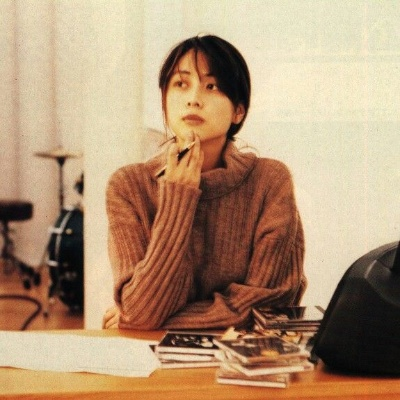
#> input picture CLASE3/zard.jpg, 400 x 400 px, given in place of the camera
$ python intro_bordes.py   (older library calls are emulated)
#> lines starting #> are read from the running program, lines starting #| are printed output that depends on the picture; after the words box and inside, x2 and y2 are one past the last pixel; in counts of white or black regions, pixels touching at a corner belong together
import numpy as np
import cv2
cap=cv2.VideoCapture(1)
#definir kernels
#kernel 1
Hx=np.array([[-1,0,1],
             [-1,0,1],
             [-1,0,1]])
Hy=np.array([[-1,-1,-1],
             [0,0,0],
             [1,1,1]])
while True:
    ret,frame=cap.read()
#> frame is the input picture: shape (400, 400, 3); mean B, G, R 117.6, 147.7, 178.6
    #convertir a gris
    gris=cv2.cvtColor(frame,cv2.COLOR_BGR2GRAY)
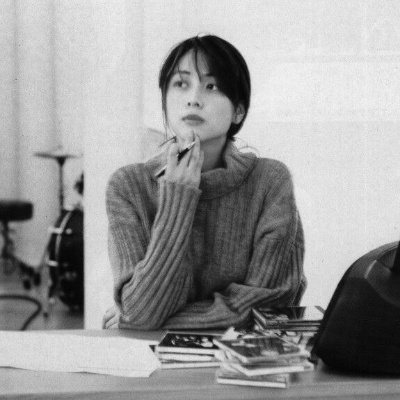
#> gris: shape (400, 400); min 2, max 246, mean 153.5
    #filtrado gaussiano
    gris=cv2.GaussianBlur(gris,(3,3),1)
    #ecualizar el histograma
    gris=cv2.equalizeHist(gris)
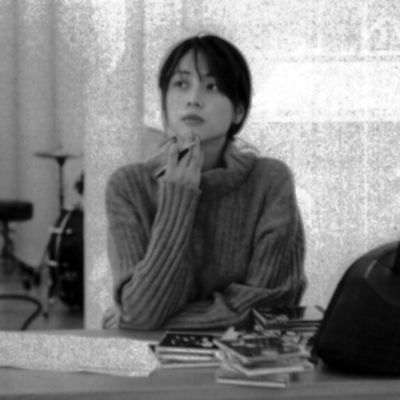
#> gris: shape (400, 400); min 0, max 255, mean 128.5
    #realizar la operación de convolución 2d
    outputx=cv2.filter2D(gris,-1,kernel=Hx)
    outputx=outputx.astype(np.float)
    outputy=cv2.filter2D(gris,-1,kernel=Hy)
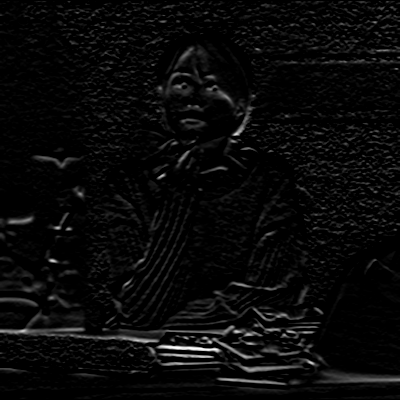
#> outputy: shape (400, 400); min 0, max 255, mean 9.2
    outputy=outputy.astype(np.float)

    outputxy=np.sqrt(outputx**2+outputy**2)
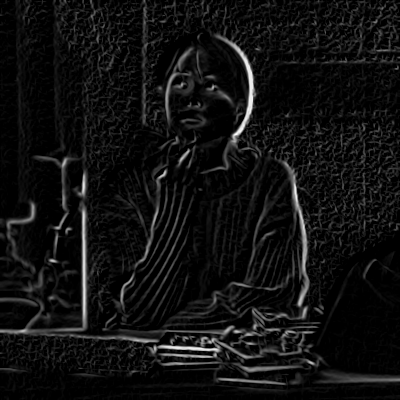
#> outputxy: shape (400, 400) float64; min 0, max 274.1, mean 18.2; drawn with min black and max white
    #realizar una binarización
    binx=np.where(outputx>=25,255,0)
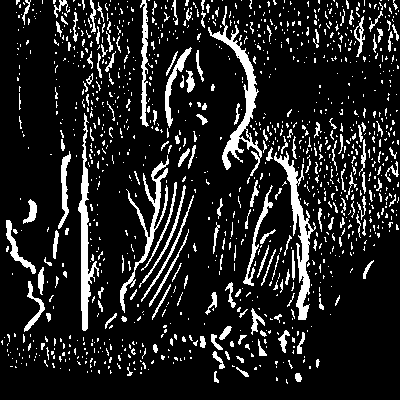
#> binx: shape (400, 400) int64; 13.4% white; 1172 white regions (1000 under 20 px), largest, box (x1, y1, x2, y2) and area: (208, 6, 262, 176) 1655, (274, 151, 316, 320) 1584, (78, 113, 99, 331) 1370
    biny=np.where(outputy>=25,255,0)
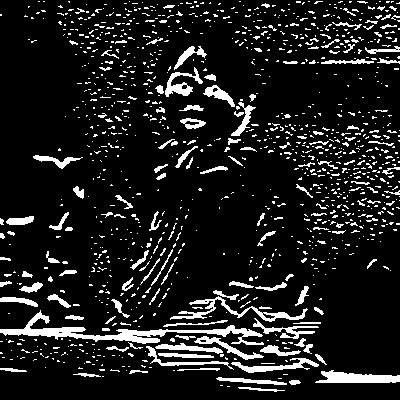
#> biny: shape (400, 400) int64; 11.7% white; 1160 white regions (1018 under 20 px), largest, box (x1, y1, x2, y2) and area: (0, 310, 264, 345) 1969, (170, 296, 308, 322) 727, (315, 370, 400, 383) 719
    binxy=np.where(outputxy>=25,255,0)
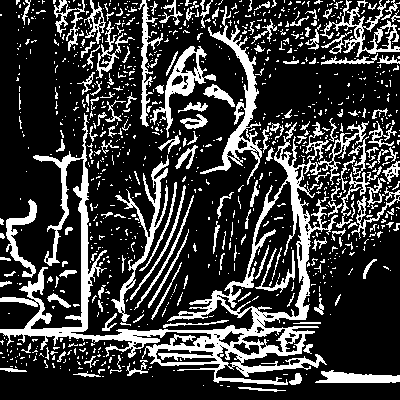
#> binxy: shape (400, 400) int64; 23.4% white; 1016 white regions (844 under 20 px), largest, box (x1, y1, x2, y2) and area: (0, 113, 369, 385) 13385, (200, 6, 262, 185) 2095, (111, 155, 169, 322) 1393
    binx=np.uint8(binx)
    biny=np.uint8(biny)
    binxy=np.uint8(binxy)
    cv2.imshow("IMAGEN ORIGINAL",frame)
    cv2.imshow("IMAGEN BINARIA XY",binxy)
    if cv2.waitKey(1)==ord("s"):
#> (key Esc is pressed here)
        cap.release()
        cv2.destroyAllWindows()

$ run again, on CLASE3/izumi.png
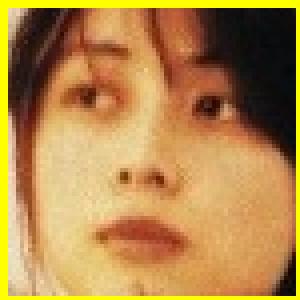
#> input picture CLASE3/izumi.png, 75 x 75 px, given in place of the camera (shown 4 times larger)
#> frame is the input picture: shape (75, 75, 3); mean B, G, R 73.9, 136.4, 180.7
#> `binx=np.where(outputx>=25,255,0)`:
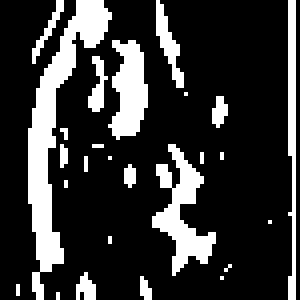
#> binx: shape (75, 75) int64 (shown 4 times larger); 20.8% white; 26 white regions (17 under 20 px), largest, box (x1, y1, x2, y2) and area: (7, 0, 28, 75) 436, (38, 36, 54, 69) 210, (27, 10, 37, 35) 163
#> `binxy=np.where(outputxy>=25,255,0)`:
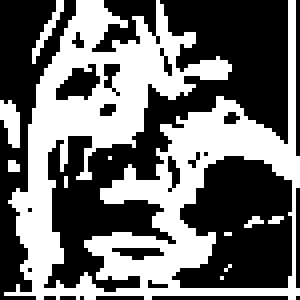
#> binxy: shape (75, 75) int64 (shown 4 times larger); 43.4% white; 11 white regions (8 under 20 px), largest, box (x1, y1, x2, y2) and area: (1, 0, 75, 75) 2334, (0, 25, 5, 37) 42, (8, 0, 16, 16) 32
